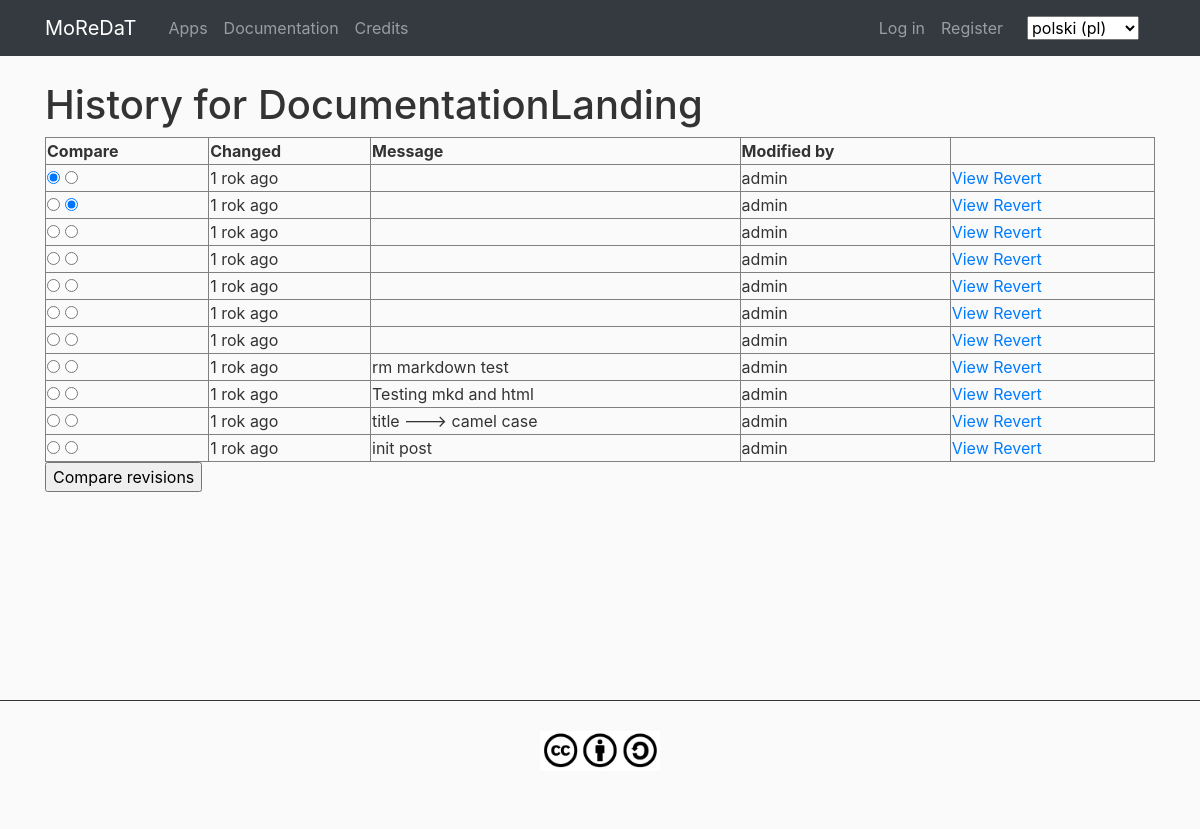
The app's page /pl/documentation/DocumentationLanding/history/ with its own data.
### documentation/models.py (models this page shows, shortened)
class WikiPage(models.Model):
    slug = models.CharField(_('slug'), max_length=255)
    title = models.CharField(_('title'), max_length=510)
    created = models.DateTimeField(_('created'), auto_now_add=True)
    modified = models.DateTimeField(_('modified'), auto_now=True)
    class Meta:
        verbose_name = _("Wiki page")
        verbose_name_plural = _("Wiki pages")
        ordering = ['slug']

class Revision(models.Model):
    page = models.ForeignKey(
        WikiPage, related_name='revisions', on_delete=models.CASCADE
    )
    content = models.TextField(_('content'))
    message = models.TextField(_('change message'), blank=True)
    creator = models.ForeignKey(
        settings.AUTH_USER_MODEL,
        blank=True,
        null=True,
        related_name='documentation_revisions',
        on_delete=models.CASCADE,
    )
    creator_ip = models.GenericIPAddressField(_('creator ip'))
    created = models.DateTimeField(_('created'), auto_now_add=True)
    modified = models.DateTimeField(_('modified'), auto_now=True)
    class Meta:
        verbose_name = _("Revision")
        verbose_name_plural = _("Revisions")
        ordering = ['-modified']
        get_latest_by = 'modified'

### documentation/views.py (the view)
def revisions(
    request, slug, template_name='documentation/revisions.html', extra_context=None
):
    queryset = WikiPage.objects.all()
    page = get_object_or_404(queryset, slug=slug)
    template_context = {'page': page}
    template_context.update(extra_context or {})
    return render(request, template_name, template_context)

### main/templatetags/main_custom_tags.py (called while the page is built)
@register.filter
def custom_redir_lang(url_fullpath):
	ls_urls = url_fullpath.split('/')
	del ls_urls[1]
	return '/'.join(ls_urls)

### documentation/templates/documentation/revisions.html (shortened to what this page needs)
{% extends "main/main-base.html" %}
{% load i18n %}
{% block content %}
<div class="col-lg-12 col-md-12">
	<h1>{% blocktrans with page.slug as slug %}History for {{ slug }}{% endblocktrans %}</h1>
	{% include "documentation/revision_table.html" %}
</div>
{% endblock %}

### documentation/templates/documentation/revision_table.html
{% load i18n %}
<form method="GET" action="{% url 'documentation_changes' slug=page.slug %}">
<table class="history" border="1">
<tr>
	<th>{% trans "Compare" %}</th>
	<th>{% trans "Changed" %}</th>
	<th>{% trans "Message" %}</th>
	<th>{% trans "Modified by" %}</th>
	<th>&nbsp;</th>
</tr>
{% for rev in page.revisions.all %}
<tr>
	<td class="compare">
		<input type="radio" name="a" value="{{ rev.pk }}"
			{% if rev_a %}
				{% ifequal rev_a.pk rev.pk %}checked{% endifequal %}
			{% else %}
				{% ifequal forloop.counter 1 %}checked{% endifequal %}
			{% endif %}
		/>
		<input type="radio" name="b" value="{{ rev.pk }}"
			{% if rev_b %}
				{% ifequal rev_b.pk rev.pk %}checked{% endifequal %}
			{% else %}
				{% ifequal page.revisions.all|length 1 %}
					checked
				{% else %}
					{% ifequal forloop.counter 2 %}checked{% endifequal %}
				{% endifequal %}
			{% endif %}
		/>
	</td>
	<td class="modifed">{{ rev.modified|timesince }} ago</td>
	<td class="message">{{ rev.message }}</td>
	<td class="creator">{{ rev.creator.username }}</td>
	<td class="options">
		<a href="{% url 'documentation_page' slug=page.slug rev_id=rev.pk %}">{% trans "View" %}</a>
		<a href="{% url 'documentation_edit' slug=page.slug rev_id=rev.pk %}">{% trans "Revert" %}</a>
	</td>
</tr>
{% endfor %}
</table>
<p><input type="submit" value="{% trans "Compare revisions" %}"/></p>
</form>

### static/main/main.css (style rules this page uses)
body { height: 100%; background: #fafafa; color: #333333; margin-top: 5rem; margin-left: 0; margin-right: 0; }

### static/documentation/documentation.css (style rules this page uses)
.history { width: 100%; }

### records on screen
Revision: modified "1 rok", creator.username "admin"
Revision: modified "1 rok", creator.username "admin"
Revision: modified "1 rok", creator.username "admin"
Revision: modified "1 rok", creator.username "admin"
Revision: modified "1 rok", creator.username "admin"
Revision: modified "1 rok", creator.username "admin"
Revision: modified "1 rok", creator.username "admin"
Revision: modified "1 rok", message "rm markdown test", creator.username "admin"
Revision: modified "1 rok", message "Testing mkd and html", creator.username "admin"
Revision: modified "1 rok", message "title ---> camel case", creator.username "admin"
Revision: modified "1 rok", message "init post", creator.username "admin"

### other values on screen
form field language "polski (pl)"
